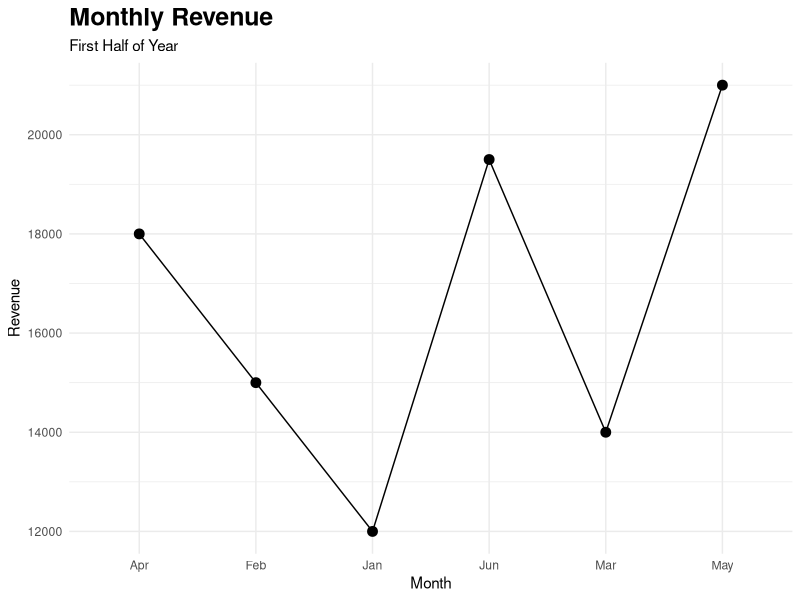

Source code (R):
library(ggplot2)
df <- data.frame(month=c("Jan","Feb","Mar","Apr","May","Jun"),revenue=c(12000,15000,14000,18000,21000,19500))
ggplot(df,aes(month,revenue,group=1))+geom_line()+geom_point(size=3)+labs(title="Monthly Revenue",subtitle="First Half of Year",x="Month",y="Revenue")+theme_minimal()+theme(plot.title=element_text(size=18,face="bold"))
